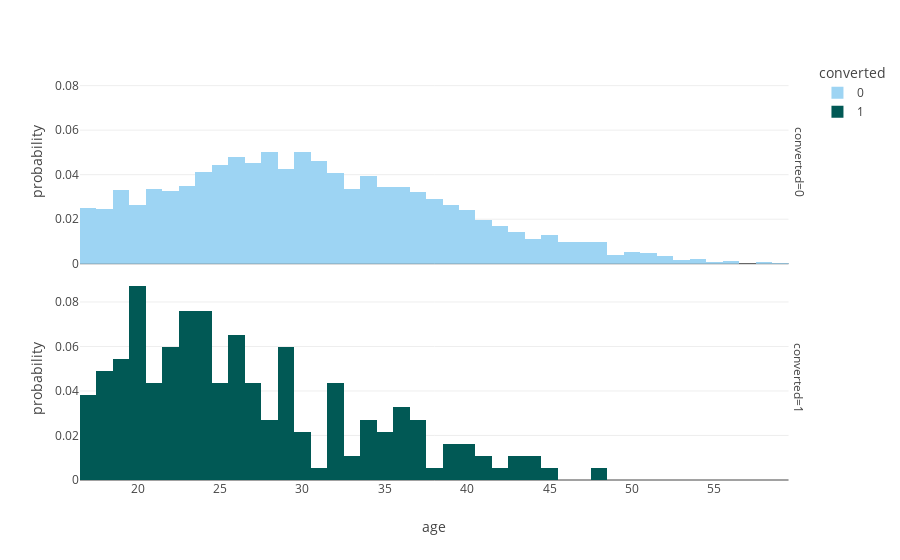
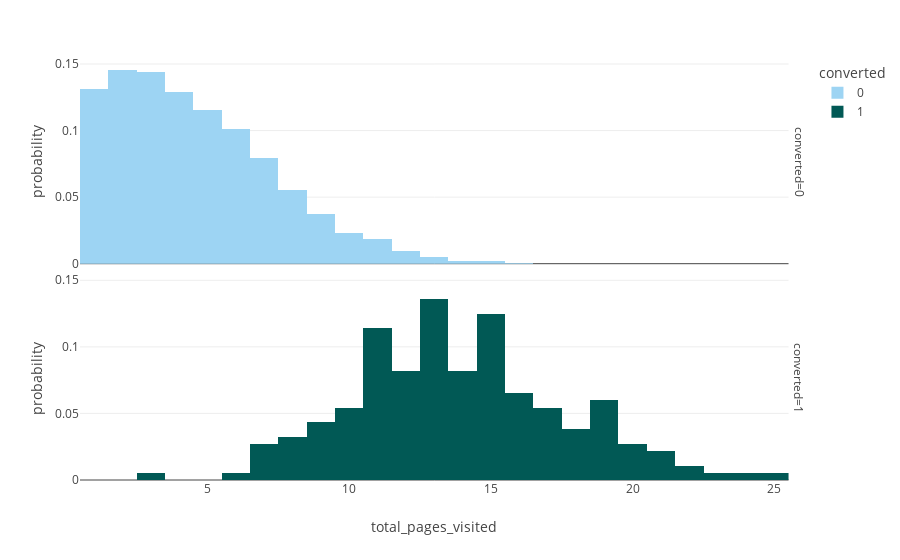

Write notebook code for charts like these, in order.
### Code cell
# Visualising probability distibution of numeric features
num_features = ['age', 'total_pages_visited']
for f in num_features:
    fig = px.histogram(data_sample, f, color = 'converted', facet_row = 'converted', histnorm = 'probability')
    fig.show()

### Figure 1 — Plotly figure (JSON) as saved in the notebook; plotly's stock layout.template omitted (floating-point values rounded to 4 significant figures; data arrays with more than 128 entries replaced by an {"elided": "..."} marker saying what was removed)
{"data": [{"alignmentgroup": "True", "bingroup": "x", "histnorm": "probability", "hovertemplate": "converted=0<br>age=%{x}<br>probability=%{y}<extra></extra>", "legendgroup": "0", "marker": {"color": "#9DD4F3", "pattern": {"shape": ""}}, "name": "0", "offsetgroup": "0", "orientation": "v", "showlegend": true, "type": "histogram", "x": {"elided": "4816 int values"}, "xaxis": "x2", "yaxis": "y2"}, {"alignmentgroup": "True", "bingroup": "x", "histnorm": "probability", "hovertemplate": "converted=1<br>age=%{x}<br>probability=%{y}<extra></extra>", "legendgroup": "1", "marker": {"color": "#015955", "pattern": {"shape": ""}}, "name": "1", "offsetgroup": "1", "orientation": "v", "showlegend": true, "type": "histogram", "x": {"elided": "184 int values"}, "xaxis": "x", "yaxis": "y"}], "layout": {"annotations": [{"font": {}, "showarrow": false, "text": "converted=1", "textangle": 90, "x": 0.98, "xanchor": "left", "xref": "paper", "y": 0.2425, "yanchor": "middle", "yref": "paper"}, {"font": {}, "showarrow": false, "text": "converted=0", "textangle": 90, "x": 0.98, "xanchor": "left", "xref": "paper", "y": 0.7575, "yanchor": "middle", "yref": "paper"}], "barmode": "relative", "legend": {"title": {"text": "converted"}, "tracegroupgap": 0}, "margin": {"t": 60}, "xaxis": {"anchor": "y", "domain": [0, 0.98], "title": {"text": "age"}}, "xaxis2": {"anchor": "y2", "domain": [0, 0.98], "matches": "x", "showticklabels": false}, "yaxis": {"anchor": "x", "domain": [0, 0.485], "title": {"text": "probability"}}, "yaxis2": {"anchor": "x2", "domain": [0.515, 1], "matches": "y", "title": {"text": "probability"}}}}

### Figure 2 — Plotly figure (JSON) as saved in the notebook; plotly's stock layout.template omitted (floating-point values rounded to 4 significant figures; data arrays with more than 128 entries replaced by an {"elided": "..."} marker saying what was removed)
{"data": [{"alignmentgroup": "True", "bingroup": "x", "histnorm": "probability", "hovertemplate": "converted=0<br>total_pages_visited=%{x}<br>probability=%{y}<extra></extra>", "legendgroup": "0", "marker": {"color": "#9DD4F3", "pattern": {"shape": ""}}, "name": "0", "offsetgroup": "0", "orientation": "v", "showlegend": true, "type": "histogram", "x": {"elided": "4816 int values"}, "xaxis": "x2", "yaxis": "y2"}, {"alignmentgroup": "True", "bingroup": "x", "histnorm": "probability", "hovertemplate": "converted=1<br>total_pages_visited=%{x}<br>probability=%{y}<extra></extra>", "legendgroup": "1", "marker": {"color": "#015955", "pattern": {"shape": ""}}, "name": "1", "offsetgroup": "1", "orientation": "v", "showlegend": true, "type": "histogram", "x": {"elided": "184 int values"}, "xaxis": "x", "yaxis": "y"}], "layout": {"annotations": [{"font": {}, "showarrow": false, "text": "converted=1", "textangle": 90, "x": 0.98, "xanchor": "left", "xref": "paper", "y": 0.2425, "yanchor": "middle", "yref": "paper"}, {"font": {}, "showarrow": false, "text": "converted=0", "textangle": 90, "x": 0.98, "xanchor": "left", "xref": "paper", "y": 0.7575, "yanchor": "middle", "yref": "paper"}], "barmode": "relative", "legend": {"title": {"text": "converted"}, "tracegroupgap": 0}, "margin": {"t": 60}, "xaxis": {"anchor": "y", "domain": [0, 0.98], "title": {"text": "total_pages_visited"}}, "xaxis2": {"anchor": "y2", "domain": [0, 0.98], "matches": "x", "showticklabels": false}, "yaxis": {"anchor": "x", "domain": [0, 0.485], "title": {"text": "probability"}}, "yaxis2": {"anchor": "x2", "domain": [0.515, 1], "matches": "y", "title": {"text": "probability"}}}}
